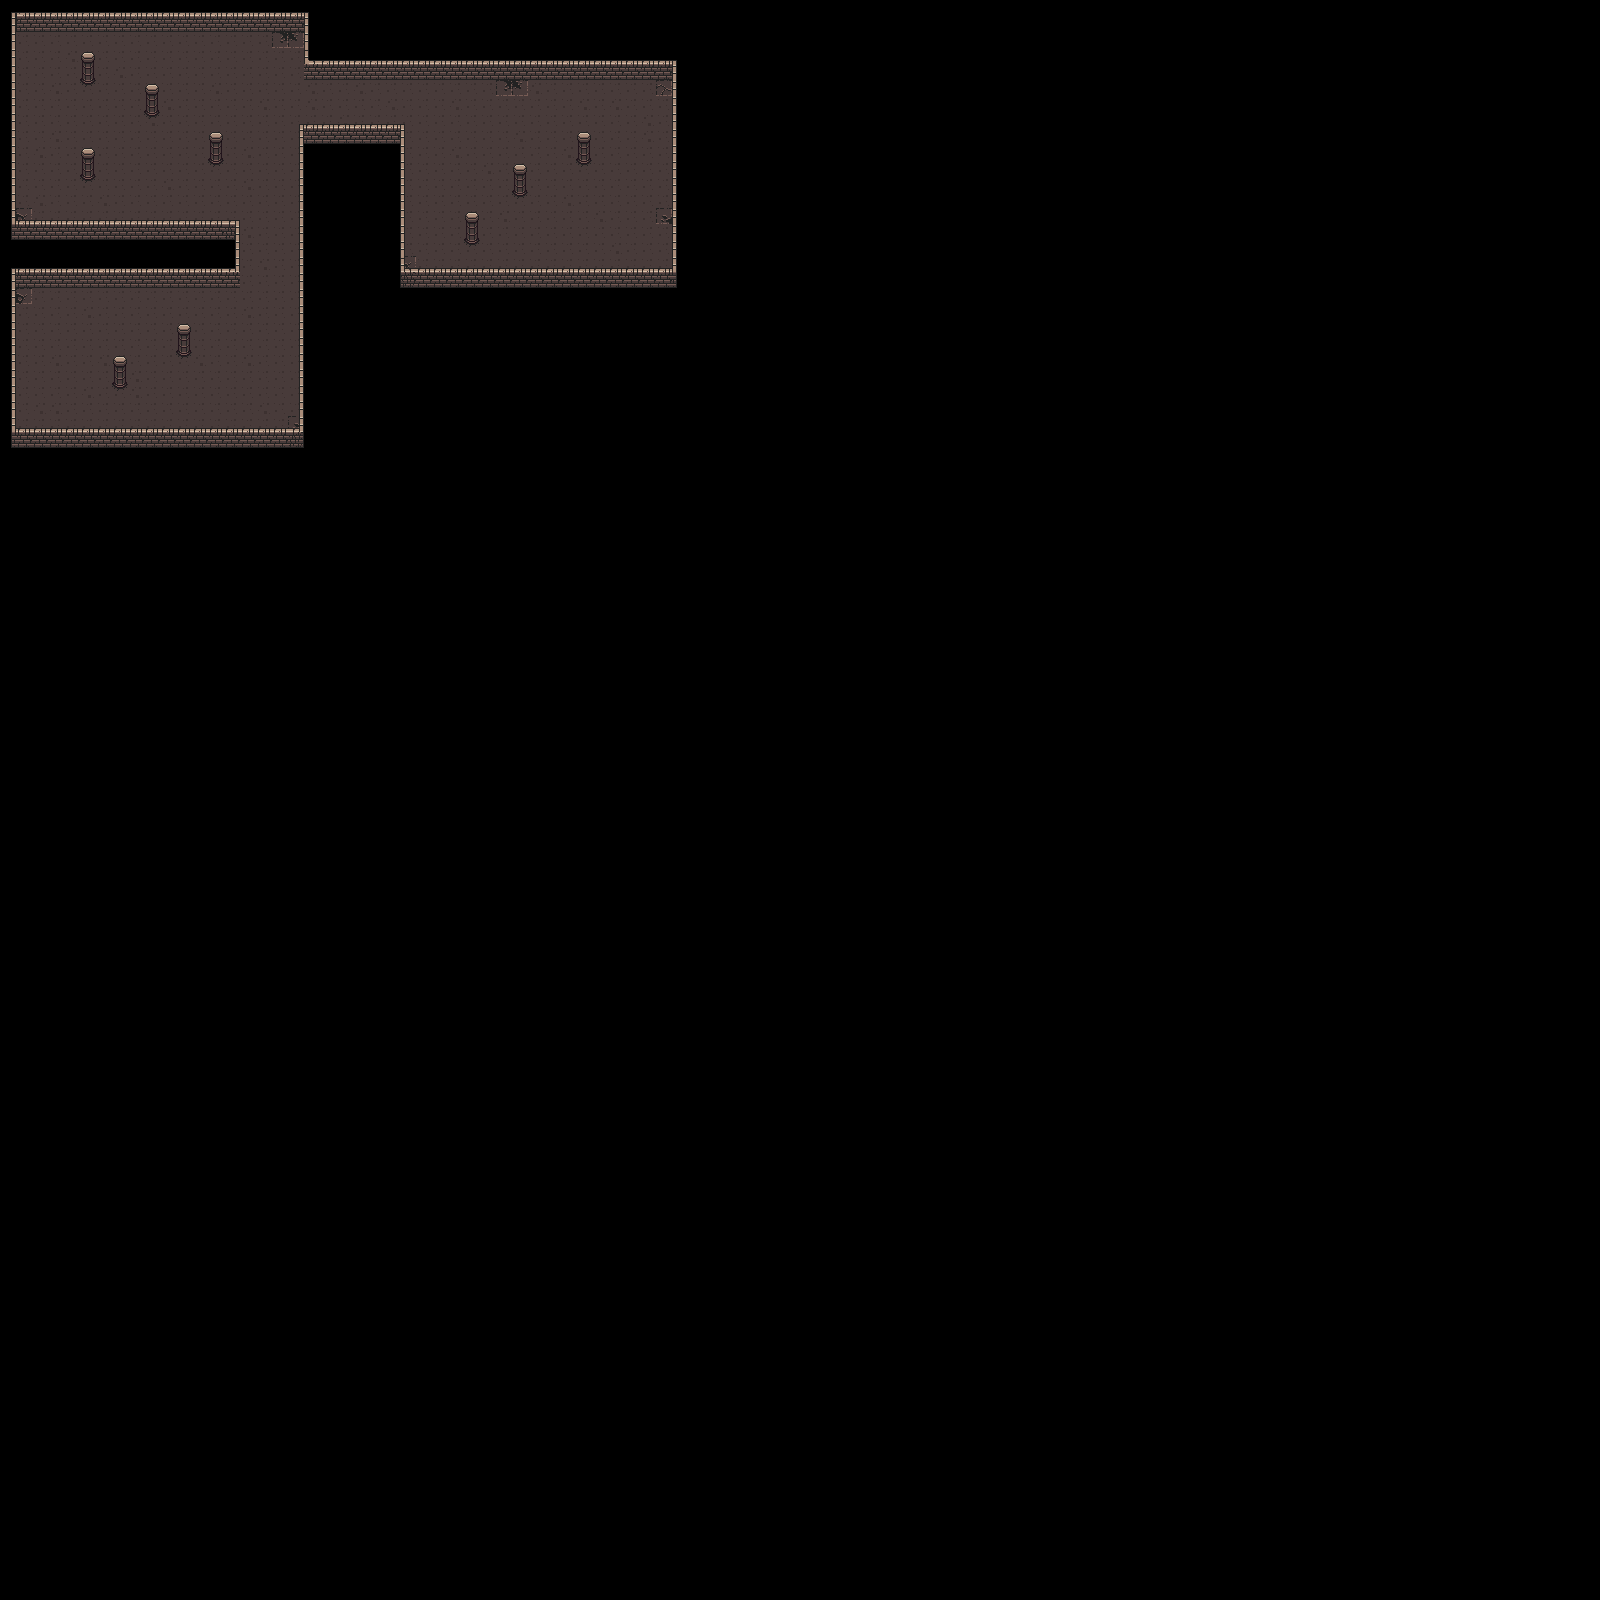

A level layout from a 2D game, rendered from its tile map. Below: a short description, then the map file with tile-grid data replaced by summaries:
An orthogonal 100x100 tile map with 16x16 px tiles, 2 tile layers (Ground, Walls) and 7 objects (lizard).

<map version="1.10" tiledversion="1.11.0" orientation="orthogonal" renderorder="right-down" width="100" height="100" tilewidth="16" tileheight="16" infinite="0" nextlayerid="5" nextobjectid="8">
 <editorsettings>
  <export target="../../../../../../public/tiles/dungeon-01.json" format="json" />
 </editorsettings>
 <tileset firstgid="1" name="dungeon" tilewidth="16" tileheight="16" tilecount="160" columns="10">
  <image source="../tiles/dungeon_tiles.png" width="160" height="256" />
  <tile id="0">
   <properties>
    <property name="collides" type="bool" value="false" />
   </properties>
  </tile>
  <tile id="1">
   <properties>
    <property name="collides" type="bool" value="false" />
   </properties>
  </tile>
  <tile id="2">
   <properties>
    <property name="collides" type="bool" value="false" />
   </properties>
  </tile>
  <tile id="3">
   <properties>
    <property name="collides" type="bool" value="false" />
   </properties>
  </tile>
  <tile id="4">
   <properties>
    <property name="collides" type="bool" value="false" />
   </properties>
  </tile>
  <tile id="5">
   <properties>
    <property name="collides" type="bool" value="false" />
   </properties>
  </tile>
  <tile id="6">
   <properties>
    <property name="collides" type="bool" value="false" />
   </properties>
  </tile>
  <tile id="7">
   <properties>
    <property name="collides" type="bool" value="false" />
   </properties>
  </tile>
  <tile id="8">
   <properties>
    <property name="collides" type="bool" value="false" />
   </properties>
  </tile>
  <tile id="10">
   <properties>
    <property name="collides" type="bool" value="false" />
   </properties>
  </tile>
  <tile id="11">
   <properties>
    <property name="collides" type="bool" value="true" />
   </properties>
  </tile>
  <tile id="12">
   <properties>
    <property name="collides" type="bool" value="true" />
   </properties>
  </tile>
  <tile id="13">
   <properties>
    <property name="collides" type="bool" value="true" />
   </properties>
  </tile>
  <tile id="14">
   <properties>
    <property name="collides" type="bool" value="false" />
   </properties>
  </tile>
  <tile id="15">
   <properties>
    <property name="collides" type="bool" value="false" />
   </properties>
  </tile>
  <tile id="16">
   <properties>
    <property name="collides" type="bool" value="false" />
   </properties>
  </tile>
  <tile id="17">
   <properties>
    <property name="collides" type="bool" value="false" />
   </properties>
  </tile>
  <tile id="18">
   <properties>
    <property name="collides" type="bool" value="false" />
   </properties>
  </tile>
  <tile id="20">
   <properties>
    <property name="collides" type="bool" value="false" />
   </properties>
  </tile>
  <tile id="21">
   <properties>
    <property name="collides" type="bool" value="false" />
   </properties>
  </tile>
  <tile id="22">
   <properties>
    <property name="collides" type="bool" value="false" />
   </properties>
  </tile>
  <tile id="23">
   <properties>
    <property name="collides" type="bool" value="false" />
   </properties>
  </tile>
  <tile id="24">
   <properties>
    <property name="collides" type="bool" value="false" />
   </properties>
  </tile>
  <tile id="25">
   <properties>
    <property name="collides" type="bool" value="false" />
   </properties>
  </tile>
  <tile id="26">
   <properties>
    <property name="collides" type="bool" value="false" />
   </properties>
  </tile>
  <tile id="27">
   <properties>
    <property name="collides" type="bool" value="false" />
   </properties>
  </tile>
  <tile id="28">
   <properties>
    <property name="collides" type="bool" value="false" />
   </properties>
  </tile>
  <tile id="30">
   <properties>
    <property name="collides" type="bool" value="false" />
   </properties>
  </tile>
  <tile id="31">
   <properties>
    <property name="collides" type="bool" value="false" />
   </properties>
  </tile>
  <tile id="32">
   <properties>
    <property name="collides" type="bool" value="false" />
   </properties>
  </tile>
  <tile id="33">
   <properties>
    <property name="collides" type="bool" value="false" />
   </properties>
  </tile>
  <tile id="34">
   <properties>
    <property name="collides" type="bool" value="false" />
   </properties>
  </tile>
  <tile id="35">
   <properties>
    <property name="collides" type="bool" value="false" />
   </properties>
  </tile>
  <tile id="36">
   <properties>
    <property name="collides" type="bool" value="false" />
   </properties>
  </tile>
  <tile id="37">
   <properties>
    <property name="collides" type="bool" value="false" />
   </properties>
  </tile>
  <tile id="38">
   <properties>
    <property name="collides" type="bool" value="false" />
   </properties>
  </tile>
  <tile id="40">
   <properties>
    <property name="collides" type="bool" value="false" />
   </properties>
  </tile>
  <tile id="41">
   <properties>
    <property name="collides" type="bool" value="false" />
   </properties>
  </tile>
  <tile id="42">
   <properties>
    <property name="collides" type="bool" value="false" />
   </properties>
  </tile>
  <tile id="43">
   <properties>
    <property name="collides" type="bool" value="false" />
   </properties>
  </tile>
  <tile id="44">
   <properties>
    <property name="collides" type="bool" value="false" />
   </properties>
  </tile>
  <tile id="45">
   <properties>
    <property name="collides" type="bool" value="false" />
   </properties>
  </tile>
  <tile id="46">
   <properties>
    <property name="collides" type="bool" value="false" />
   </properties>
  </tile>
  <tile id="47">
   <properties>
    <property name="collides" type="bool" value="false" />
   </properties>
  </tile>
  <tile id="48">
   <properties>
    <property name="collides" type="bool" value="false" />
   </properties>
  </tile>
  <tile id="50">
   <properties>
    <property name="collides" type="bool" value="false" />
   </properties>
  </tile>
  <tile id="51">
   <properties>
    <property name="collides" type="bool" value="false" />
   </properties>
  </tile>
  <tile id="52">
   <properties>
    <property name="collides" type="bool" value="false" />
   </properties>
  </tile>
  <tile id="53">
   <properties>
    <property name="collides" type="bool" value="false" />
   </properties>
  </tile>
  <tile id="54">
   <properties>
    <property name="collides" type="bool" value="false" />
   </properties>
  </tile>
  <tile id="55">
   <properties>
    <property name="collides" type="bool" value="true" />
   </properties>
  </tile>
  <tile id="56">
   <properties>
    <property name="collides" type="bool" value="false" />
   </properties>
  </tile>
  <tile id="57">
   <properties>
    <property name="collides" type="bool" value="false" />
   </properties>
  </tile>
  <tile id="58">
   <properties>
    <property name="collides" type="bool" value="false" />
   </properties>
  </tile>
  <tile id="60">
   <properties>
    <property name="collides" type="bool" value="false" />
   </properties>
  </tile>
  <tile id="61">
   <properties>
    <property name="collides" type="bool" value="false" />
   </properties>
  </tile>
  <tile id="62">
   <properties>
    <property name="collides" type="bool" value="false" />
   </properties>
  </tile>
  <tile id="63">
   <properties>
    <property name="collides" type="bool" value="false" />
   </properties>
  </tile>
  <tile id="64">
   <properties>
    <property name="collides" type="bool" value="false" />
   </properties>
  </tile>
  <tile id="65">
   <properties>
    <property name="collides" type="bool" value="true" />
   </properties>
  </tile>
  <tile id="66">
   <properties>
    <property name="collides" type="bool" value="false" />
   </properties>
  </tile>
  <tile id="67">
   <properties>
    <property name="collides" type="bool" value="false" />
   </properties>
  </tile>
  <tile id="68">
   <properties>
    <property name="collides" type="bool" value="false" />
   </properties>
  </tile>
  <tile id="70">
   <properties>
    <property name="collides" type="bool" value="false" />
   </properties>
  </tile>
  <tile id="71">
   <properties>
    <property name="collides" type="bool" value="false" />
   </properties>
  </tile>
  <tile id="72">
   <properties>
    <property name="collides" type="bool" value="false" />
   </properties>
  </tile>
  <tile id="73">
   <properties>
    <property name="collides" type="bool" value="false" />
   </properties>
  </tile>
  <tile id="74">
   <properties>
    <property name="collides" type="bool" value="false" />
   </properties>
  </tile>
  <tile id="75">
   <properties>
    <property name="collides" type="bool" value="true" />
   </properties>
  </tile>
  <tile id="76">
   <properties>
    <property name="collides" type="bool" value="false" />
   </properties>
  </tile>
  <tile id="77">
   <properties>
    <property name="collides" type="bool" value="false" />
   </properties>
  </tile>
  <tile id="78">
   <properties>
    <property name="collides" type="bool" value="false" />
   </properties>
  </tile>
  <tile id="80">
   <properties>
    <property name="collides" type="bool" value="true" />
   </properties>
  </tile>
  <tile id="81">
   <properties>
    <property name="collides" type="bool" value="true" />
   </properties>
  </tile>
  <tile id="82">
   <properties>
    <property name="collides" type="bool" value="true" />
   </properties>
  </tile>
  <tile id="83">
   <properties>
    <property name="collides" type="bool" value="true" />
   </properties>
  </tile>
  <tile id="84">
   <properties>
    <property name="collides" type="bool" value="true" />
   </properties>
  </tile>
  <tile id="85">
   <properties>
    <property name="collides" type="bool" value="true" />
   </properties>
  </tile>
  <tile id="86">
   <properties>
    <property name="collides" type="bool" value="false" />
   </properties>
  </tile>
  <tile id="87">
   <properties>
    <property name="collides" type="bool" value="false" />
   </properties>
  </tile>
  <tile id="88">
   <properties>
    <property name="collides" type="bool" value="false" />
   </properties>
  </tile>
  <tile id="90">
   <properties>
    <property name="collides" type="bool" value="true" />
   </properties>
  </tile>
  <tile id="91">
   <properties>
    <property name="collides" type="bool" value="true" />
   </properties>
  </tile>
  <tile id="92">
   <properties>
    <property name="collides" type="bool" value="true" />
   </properties>
  </tile>
  <tile id="93">
   <properties>
    <property name="collides" type="bool" value="true" />
   </properties>
  </tile>
  <tile id="94">
   <properties>
    <property name="collides" type="bool" value="false" />
   </properties>
  </tile>
  <tile id="95">
   <properties>
    <property name="collides" type="bool" value="false" />
   </properties>
  </tile>
  <tile id="96">
   <properties>
    <property name="collides" type="bool" value="false" />
   </properties>
  </tile>
  <tile id="97">
   <properties>
    <property name="collides" type="bool" value="false" />
   </properties>
  </tile>
  <tile id="98">
   <properties>
    <property name="collides" type="bool" value="false" />
   </properties>
  </tile>
  <tile id="100">
   <properties>
    <property name="collides" type="bool" value="false" />
   </properties>
  </tile>
  <tile id="101">
   <properties>
    <property name="collides" type="bool" value="false" />
   </properties>
  </tile>
  <tile id="102">
   <properties>
    <property name="collides" type="bool" value="true" />
   </properties>
  </tile>
  <tile id="103">
   <properties>
    <property name="collides" type="bool" value="true" />
   </properties>
  </tile>
  <tile id="104">
   <properties>
    <property name="collides" type="bool" value="false" />
   </properties>
  </tile>
  <tile id="105">
   <properties>
    <property name="collides" type="bool" value="false" />
   </properties>
  </tile>
  <tile id="106">
   <properties>
    <property name="collides" type="bool" value="false" />
   </properties>
  </tile>
  <tile id="107">
   <properties>
    <property name="collides" type="bool" value="false" />
   </properties>
  </tile>
  <tile id="108">
   <properties>
    <property name="collides" type="bool" value="false" />
   </properties>
  </tile>
  <tile id="110">
   <properties>
    <property name="collides" type="bool" value="false" />
   </properties>
  </tile>
  <tile id="111">
   <properties>
    <property name="collides" type="bool" value="false" />
   </properties>
  </tile>
  <tile id="112">
   <properties>
    <property name="collides" type="bool" value="false" />
   </properties>
  </tile>
  <tile id="113">
   <properties>
    <property name="collides" type="bool" value="false" />
   </properties>
  </tile>
  <tile id="114">
   <properties>
    <property name="collides" type="bool" value="false" />
   </properties>
  </tile>
  <tile id="115">
   <properties>
    <property name="collides" type="bool" value="false" />
   </properties>
  </tile>
  <tile id="116">
   <properties>
    <property name="collides" type="bool" value="false" />
   </properties>
  </tile>
  <tile id="117">
   <properties>
    <property name="collides" type="bool" value="false" />
   </properties>
  </tile>
  <tile id="118">
   <properties>
    <property name="collides" type="bool" value="false" />
   </properties>
  </tile>
  <tile id="120">
   <properties>
    <property name="collides" type="bool" value="false" />
   </properties>
  </tile>
  <tile id="121">
   <properties>
    <property name="collides" type="bool" value="false" />
   </properties>
  </tile>
  <tile id="122">
   <properties>
    <property name="collides" type="bool" value="false" />
   </properties>
  </tile>
  <tile id="123">
   <properties>
    <property name="collides" type="bool" value="false" />
   </properties>
  </tile>
  <tile id="124">
   <properties>
    <property name="collides" type="bool" value="false" />
   </properties>
  </tile>
  <tile id="125">
   <properties>
    <property name="collides" type="bool" value="false" />
   </properties>
  </tile>
  <tile id="126">
   <properties>
    <property name="collides" type="bool" value="false" />
   </properties>
  </tile>
  <tile id="127">
   <properties>
    <property name="collides" type="bool" value="false" />
   </properties>
  </tile>
  <tile id="128">
   <properties>
    <property name="collides" type="bool" value="false" />
   </properties>
  </tile>
  <tile id="130">
   <properties>
    <property name="collides" type="bool" value="false" />
   </properties>
  </tile>
  <tile id="131">
   <properties>
    <property name="collides" type="bool" value="false" />
   </properties>
  </tile>
  <tile id="132">
   <properties>
    <property name="collides" type="bool" value="false" />
   </properties>
  </tile>
  <tile id="133">
   <properties>
    <property name="collides" type="bool" value="false" />
   </properties>
  </tile>
  <tile id="134">
   <properties>
    <property name="collides" type="bool" value="false" />
   </properties>
  </tile>
  <tile id="135">
   <properties>
    <property name="collides" type="bool" value="false" />
   </properties>
  </tile>
  <tile id="136">
   <properties>
    <property name="collides" type="bool" value="false" />
   </properties>
  </tile>
  <tile id="137">
   <properties>
    <property name="collides" type="bool" value="false" />
   </properties>
  </tile>
  <tile id="138">
   <properties>
    <property name="collides" type="bool" value="false" />
   </properties>
  </tile>
  <tile id="140">
   <properties>
    <property name="collides" type="bool" value="false" />
   </properties>
  </tile>
  <tile id="141">
   <properties>
    <property name="collides" type="bool" value="false" />
   </properties>
  </tile>
  <tile id="142">
   <properties>
    <property name="collides" type="bool" value="false" />
   </properties>
  </tile>
  <tile id="143">
   <properties>
    <property name="collides" type="bool" value="false" />
   </properties>
  </tile>
  <tile id="144">
   <properties>
    <property name="collides" type="bool" value="false" />
   </properties>
  </tile>
  <tile id="145">
   <properties>
    <property name="collides" type="bool" value="false" />
   </properties>
  </tile>
  <tile id="146">
   <properties>
    <property name="collides" type="bool" value="false" />
   </properties>
  </tile>
  <tile id="147">
   <properties>
    <property name="collides" type="bool" value="false" />
   </properties>
  </tile>
  <tile id="148">
   <properties>
    <property name="collides" type="bool" value="false" />
   </properties>
  </tile>
 </tileset>
 <layer id="2" name="Ground" width="100" height="100">
  <data>[10000 cells, 617 non-empty, 7 distinct tile ids]</data>
 </layer>
 <layer id="1" name="Walls" width="100" height="100">
  <data>[10000 cells, 321 non-empty, 20 distinct tile ids]</data>
 </layer>
 <objectgroup id="3" name="Chests">
  <object id="1" gid="59" x="176.333" y="47" width="16" height="16" />
  <object id="2" gid="59" x="609.667" y="94.3333" width="16" height="16" />
  <object id="3" gid="59" x="94.3333" y="302.333" width="16" height="16" />
 </objectgroup>
 <objectgroup id="4" name="Lizards">
  <object id="4" name="lizard1" type="lizard" gid="79" x="223" y="143.333" width="16" height="16" />
  <object id="5" gid="79" x="94" y="369.667" width="16" height="16" />
  <object id="6" gid="79" x="542.667" y="191" width="16" height="16" />
  <object id="7" gid="79" x="478" y="255.667" width="16" height="16" />
 </objectgroup>
</map>
